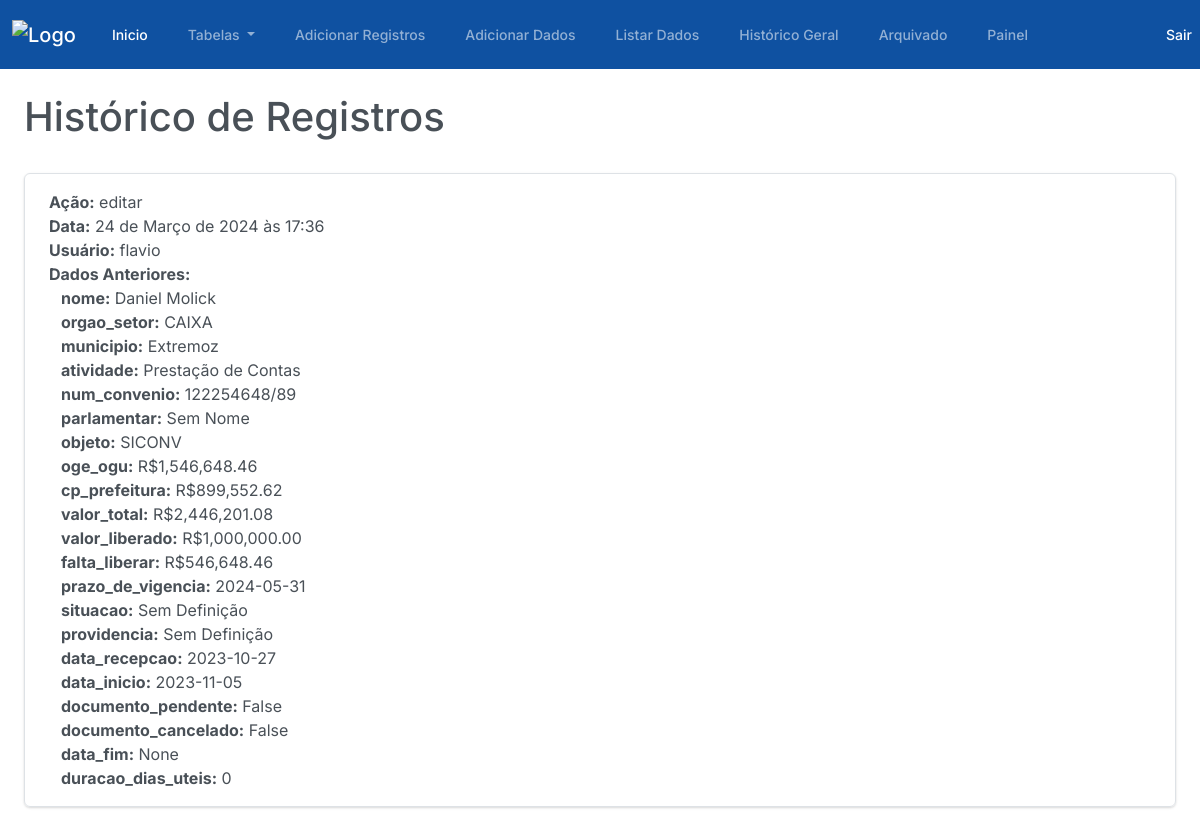
Screenshot of /historico/ (signed in) with the database file from the repository.
### plataforma/models.py (models this page shows, shortened)
class Historico(models.Model):
    usuario = models.ForeignKey(CustomUser, on_delete=models.CASCADE)
    acao = models.CharField(max_length=255)
    data = models.DateTimeField(auto_now_add=True)
    dados_anteriores = models.JSONField(default=dict, encoder=DecimalJSONEncoder)
    registro = models.ForeignKey(RegistroFuncionarios, on_delete=models.CASCADE)

### autenticar/models.py (models this page shows)
class CustomUser(AbstractUser):
    reset_password_token = models.CharField(max_length=32, blank=True, null=True)
    groups = models.ManyToManyField(
        'auth.Group',
        related_name='customuser_set',
        related_query_name='user',
        blank=True,
        verbose_name='groups',
        help_text='The groups this user belong to. A user will get all permissions granted to each of their groups.',
    )
    user_permissions = models.ManyToManyField(
        'auth.Permission',
        related_name='customuser_set',
        related_query_name='user',
        blank=True,
        verbose_name='user permissions',
        help_text='Specific permissions for this user.'
    )
    is_logged_in = models.BooleanField(default=False)

### plataforma/views.py (the view)
# urls.py: path('historico/', views.historico, name='historico'),
def historico(request):
    historico_registros = Historico.objects.all()
    context = {
        'historico_registros': historico_registros
    }
    return render(request, 'historico_template.html', context)

### plataforma/templates/historico_template.html (shortened to what this page needs)
{% extends "base.html" %}
{% load static %}
{% load humanize %}
{% load custom_filters %}
{% block container %}
    <div class="m-4">
      <h1>Histórico de Registros</h1> <br>
      <ul class="list-group">
        {% for historico in historico_registros %}
          <li class="list-group-item justify-content-between align-items-center">
            <strong>Ação:</strong> {{ historico.acao }}<br>
            <strong>Data:</strong> {{ historico.data }}<br>
            <strong>Usuário:</strong> {{ historico.usuario }}<br>
            <strong>Dados Anteriores:</strong> <br>
            <div class="container">
              {% for key, value in historico.dados_anteriores.items %}
                <strong>{{ key }}:</strong> {{ value }} <br>
              {% endfor %}
            </div>
          </li>
        {% endfor %}
      </ul>
    </div>
{% endblock container %}

### rows the page displays
Historico: acao "editar", data "24 de Março de 2024 às 17:36", usuario "flavio", dados_anteriores "nome" "orgao_setor" "municipio" "atividade" "num_convenio" "parlamentar" "objeto" "oge_ogu" "cp_prefeitura" "valor_total" "valor_liberado" "falta_liberar" "prazo_de_vigencia" "situacao" "providencia" "data_recepcao" "data_inicio" "documento_pendente" "documento_cancelado" "data_fim" "duracao_dias_uteis", dados_anteriores "Daniel Molick" "CAIXA" "Extremoz" "Prestação de Contas" "122254648/89" "Sem Nome" "SICONV" "R$1,546,648.46" "R$899,552.62" "R$2,446,201.08" "R$1,000,000.00" "R$546,648.46" "2024-05-31" "Sem Definição" "Sem Definição" "2023-10-27" "2023-11-05" "False" "False" "None" "0"
